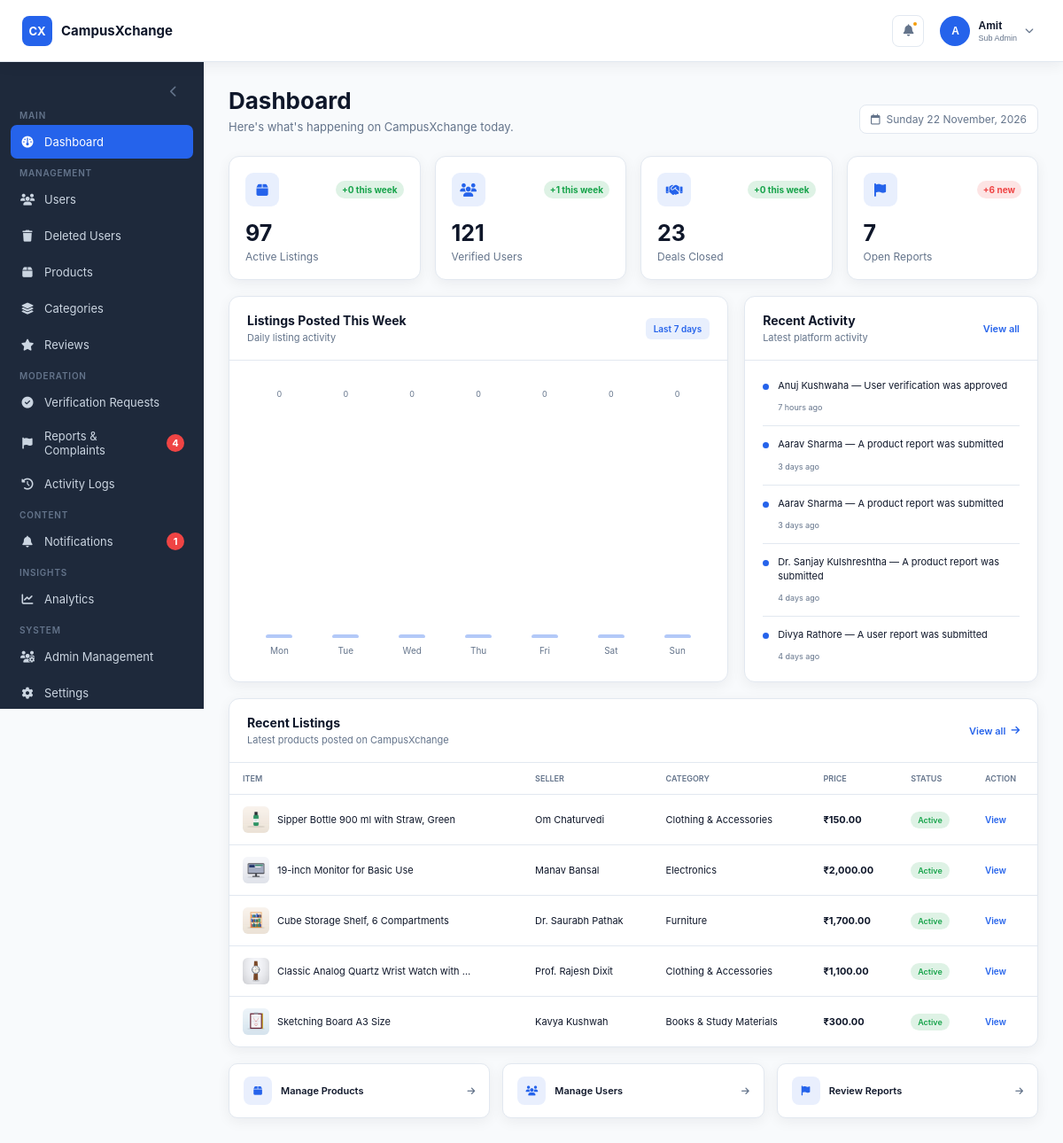
Page /admin/dashboard.php (signed in) on the committed database.
### tables this page shows
CREATE TABLE `products` (
  `product_id` int(11) NOT NULL,
  `seller_id` int(11) NOT NULL,
  `category_id` int(11) DEFAULT NULL,
  `product_type` varchar(50) DEFAULT NULL,
  `title` varchar(150) DEFAULT NULL,
  `description` text DEFAULT NULL,
  `price` decimal(10,2) DEFAULT NULL,
  `product_condition` enum('New','Like New','Good','Used') DEFAULT NULL,
  `status` enum('Draft','Active','Sold','Removed','Inactive') DEFAULT 'Draft',
  `removed_by_admin_id` int(11) DEFAULT NULL,
  `removal_reason` varchar(255) DEFAULT NULL,
  `removed_at` datetime DEFAULT NULL,
  `created_at` timestamp NOT NULL DEFAULT current_timestamp(),
  `updated_at` timestamp NOT NULL DEFAULT current_timestamp() ON UPDATE current_timestamp(),
  `deleted_at` datetime DEFAULT NULL,
  `invoice_document` varchar(255) DEFAULT NULL,
  `product_box_image` varchar(255) DEFAULT NULL
);

CREATE TABLE `users` (
  `user_id` int(11) NOT NULL,
  `full_name` varchar(100) NOT NULL,
  `email` varchar(150) NOT NULL,
  `pending_email` varchar(150) DEFAULT NULL,
  `phone` varchar(15) DEFAULT NULL,
  `role` enum('Student','Faculty') DEFAULT NULL,
  `password` varchar(255) NOT NULL,
  `email_verified_at` datetime DEFAULT NULL,
  `status` enum('Pending','Active','Suspended','Banned') DEFAULT 'Pending',
  `session_version` int(11) NOT NULL DEFAULT 1,
  `created_at` timestamp NOT NULL DEFAULT current_timestamp(),
  `updated_at` timestamp NOT NULL DEFAULT current_timestamp() ON UPDATE current_timestamp(),
  `deleted_at` datetime DEFAULT NULL
);

CREATE TABLE `categories` (
  `category_id` int(11) NOT NULL,
  `category_name` varchar(100) NOT NULL,
  `description` varchar(255) DEFAULT NULL,
  `invoice_required` tinyint(1) NOT NULL DEFAULT 0,
  `status` enum('Active','Inactive') DEFAULT 'Active',
  `created_at` timestamp NOT NULL DEFAULT current_timestamp(),
  `updated_at` timestamp NOT NULL DEFAULT current_timestamp() ON UPDATE current_timestamp(),
  `deleted_at` datetime DEFAULT NULL
);

### admin/dashboard.php (the view, shortened to what the rows shown need)
<?php
$page_css = 'dashboard.css';
include '../server/database/db_connect.php';
$admin_id = $_SESSION["admin_id"] ?? 0;
$stmt = $conn->prepare("
    SELECT
        admin_id,
        full_name,
        email,
        admin_role,
        status,
        created_at
    FROM Admins
    WHERE admin_id = ?
      AND status = 'Active'
      AND deleted_at IS NULL
    LIMIT 1
");
$stmt->bind_param("i", $admin_id);
$stmt->execute();
$result = $stmt->get_result();
$admin = $result->fetch_assoc();
function dashboard_status_class($status)
{
    $status = strtolower(trim($status));
    $status = str_replace(
        [' ', '_'],
        '-',
        $status
    );
    return preg_replace(
        '/[^a-z0-9\-]/',
        '',
        $status
    );
}
$recent_listings = [];
$stmt = $conn->prepare("
    SELECT
        p.product_id,
        p.title,
        p.price,
        p.status,
        p.created_at,
        u.full_name AS seller_name,
        c.category_name,
        (
            SELECT pi.image_path
            FROM Product_Images pi
            WHERE pi.product_id = p.product_id
              AND pi.deleted_at IS NULL
            ORDER BY pi.image_id ASC
            LIMIT 1
        ) AS first_image
    FROM Products p
    LEFT JOIN Users u
        ON u.user_id = p.seller_id
    LEFT JOIN Categories c
        ON c.category_id = p.category_id
    WHERE p.deleted_at IS NULL
    ORDER BY p.created_at DESC
    LIMIT 5
");
$stmt->execute();
$result = $stmt->get_result();
while ($row = $result->fetch_assoc()) {
    $recent_listings[] = [
        'product_id' =>
            (int)$row['product_id'],
        'item' =>
            $row['title'] ?? 'Untitled Product',
        'seller' =>
            $row['seller_name'] ?? 'Unknown Seller',
        'category' =>
            $row['category_name'] ?? 'Uncategorized',
        'price' =>
            '₹' . number_format(
                (float)$row['price'],
                2
            ),
        'status' =>
            $row['status'] ?? 'Inactive',
        'image' =>
            $row['first_image'] ?? '',
        'created_at' =>
            $row['created_at']
    ];
}
include 'includes/admin_header.php';
?>
<div class="dashboard-header">
    <div>
        <h1>
            Dashboard
        </h1>
    </div>
</div>
<section class="dashboard-grid">
    <div class="dashboard-card weekly-card">
        <div class="card-header">
            <div>
                <h2>
                    Listings Posted This Week
                </h2>
            </div>
        </div>
    </div>
    <div class="dashboard-card activity-card">
        <div class="card-header">
            <div>
                <h2>
                    Recent Activity
                </h2>
            </div>
        </div>
    </div>
</section>
<section class="dashboard-card recent-listings-card">
    <div class="card-header">
        <div>
            <h2>
                Recent Listings
            </h2>
        </div>
    </div>
    <div class="table-wrapper">
        <table class="dashboard-table">
            <thead>
                <tr>
                    <th>
                        ITEM
                    </th>
                    <th>
                        SELLER
                    </th>
                    <th>
                        CATEGORY
                    </th>
                    <th>
                        PRICE
                    </th>
                    <th>
                        STATUS
                    </th>
                    <th>
                        ACTION
                    </th>
                </tr>
            </thead>
            <tbody>
                <?php if (!empty($recent_listings)): ?>
                    <?php foreach ($recent_listings as $listing): ?>
                        <?php
                        $status_class =
                            dashboard_status_class(
                                $listing['status']
                            );
                        ?>
                        <tr>
                            <td>
                                <div class="listing-name">
                                    <div class="listing-image">
                                        <?php if (!empty($listing['image'])): ?>
                                            <img
                                                src="../uploads/products/<?= htmlspecialchars($listing['image']) ?>"
                                                alt="<?= htmlspecialchars($listing['item']) ?>"
                                            >
                                        <?php else: ?>
                                            <i class="fa-solid fa-box"></i>
                                        <?php endif; ?>
                                    </div>
                                    <span>
                                        <?= htmlspecialchars(
                                            $listing['item']
                                        ) ?>
                                    </span>
                                </div>
                            </td>
                            <td>
                                <?= htmlspecialchars(
                                    $listing['seller']
                                ) ?>
                            </td>
                            <td>
                                <?= htmlspecialchars(
                                    $listing['category']
                                ) ?>
                            </td>
                            <td>
                                <strong>
                                    <?= htmlspecialchars(
                                        $listing['price']
                                    ) ?>
                                </strong>
                            </td>
                            <td>
                                <span
                                    class="status-badge <?= htmlspecialchars($status_class) ?>"
                                >
                                    <?= htmlspecialchars(
                                        $listing['status']
                                    ) ?>
                                </span>
                            </td>
                            <td>
                                <a
                                    href="product-details.php?id=<?= $listing['product_id'] ?>"
                                    class="table-action"
                                >
                                    View
                                </a>
                            </td>
                        </tr>
                    <?php endforeach; ?>
                <?php endif; ?>
            </tbody>
        </table>
    </div>
</section>
<?php
include 'includes/admin_footer.php';
?>

### admin/includes/admin_header.php (shortened to what the rows shown need)
<!DOCTYPE html>
<html lang="en">
<head>
    <link rel="stylesheet" href="https://cdnjs.cloudflare.com/ajax/libs/font-awesome/6.5.2/css/all.min.css">
    <link rel="stylesheet" href="assets/css/admin.css?v=<?= filemtime('assets/css/admin.css') ?>">
    <?php if (!empty($page_css)): ?>
        <link rel="stylesheet" href="assets/css/<?= htmlspecialchars($page_css) ?>?v=<?= filemtime('assets/css/' . $page_css)?>">
    <?php endif; ?>
</head>
<body>
    <header class="admin-navbar">
        <div class="navbar-right">
            <div class="admin-profile-wrapper">
                <button
                    type="button"
                    class="admin-profile"
                    id="adminProfileButton"
                >
                    <div class="admin-avatar">
                        <?= strtoupper(
                            substr($admin['full_name'] ?? 'A', 0, 1)
                        ) ?>
                    </div>
                    <div class="admin-profile-info">
                        <span class="admin-profile-name">
                            <?= htmlspecialchars(
                                explode(' ', trim($admin['full_name'] ?? 'Admin'))[0]
                            ) ?>
                        </span>
                        <span class="admin-profile-role">
                            <?= htmlspecialchars(
                                $admin['admin_role'] ?? 'Admin'
                            ) ?>
                        </span>
                    </div>
                    <span class="profile-arrow">
                        <i class="fa-solid fa-chevron-down"></i>
                    </span>
                </button>
            </div>
        </div>
    </header>
    <div class="admin-layout">
        <main class="admin-content">
            <div class="admin-content-inner">

### rows in the picture
products: shows a picture, title "Sipper Bottle 900 ml with Straw, Green", seller.full_name "Om Chaturvedi", category.category_name "Clothing & Accessories", price "₹150.00", status "Active"
products: shows a picture, title "19-inch Monitor for Basic Use", seller.full_name "Manav Bansal", category.category_name "Electronics", price "₹2,000.00", status "Active"
products: shows a picture, title "Cube Storage Shelf, 6 Compartments", seller.full_name "Dr. Saurabh Pathak", category.category_name "Furniture", price "₹1,700.00", status "Active"
products: shows a picture, title "Classic Analog Quartz Wrist Watch with…", seller.full_name "Prof. Rajesh Dixit", category.category_name "Clothing & Accessories", price "₹1,100.00", status "Active"
products: shows a picture, title "Sketching Board A3 Size", seller.full_name "Kavya Kushwah", category.category_name "Books & Study Materials", price "₹300.00", status "Active"

### other values in the picture
substr($admin['full_name'] ?? 'A', 0, 1) "A"
explode(' ', trim($admin['full_name'] ?? 'Admin'))[0] "Amit"
$admin['admin_role'] "Sub Admin"
$sidebar_reports_count "4"
$sidebar_notifications_count "1"
$stat['change'] "+0 this week"
$stat['value'] "97"
$stat['title'] "Active Listings"
$stat['change'] "+1 this week"
$stat['value'] "121"
$stat['title'] "Verified Users"
$stat['value'] "23"
$stat['title'] "Deals Closed"
$stat['change'] "+6 new"
$stat['value'] "7"
